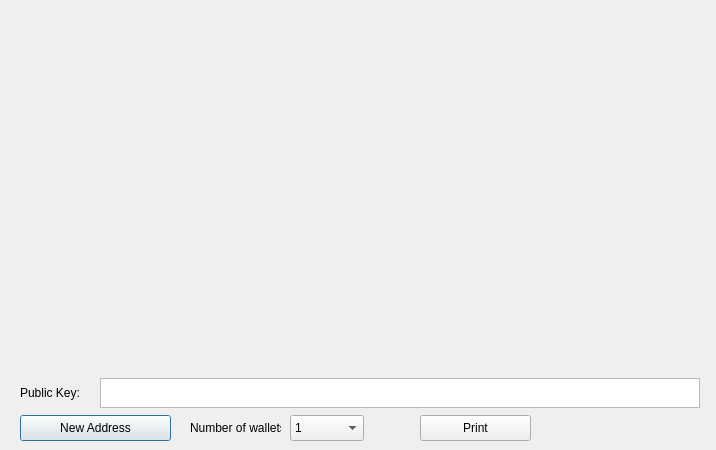
<?xml version="1.0" encoding="UTF-8"?>
<ui version="4.0">
 <class>PaperWalletDialog</class>
 <widget class="QDialog" name="PaperWalletDialog">
  <property name="geometry">
   <rect>
    <x>0</x>
    <y>0</y>
    <width>716</width>
    <height>450</height>
   </rect>
  </property>
  <property name="windowTitle">
   <string>Print Your Paper Wallets</string>
  </property>
  <widget class="QLabel" name="privateKeyQRCode">
   <property name="geometry">
    <rect>
     <x>524</x>
     <y>159</y>
     <width>149</width>
     <height>149</height>
    </rect>
   </property>
   <property name="text">
    <string/>
   </property>
   <property name="scaledContents">
    <bool>true</bool>
   </property>
  </widget>
  <widget class="QLabel" name="addressQRCode">
   <property name="geometry">
    <rect>
     <x>47</x>
     <y>86</y>
     <width>120</width>
     <height>120</height>
    </rect>
   </property>
   <property name="text">
    <string/>
   </property>
   <property name="scaledContents">
    <bool>true</bool>
   </property>
  </widget>
  <widget class="QPushButton" name="getNewAddress">
   <property name="geometry">
    <rect>
     <x>20</x>
     <y>415</y>
     <width>151</width>
     <height>26</height>
    </rect>
   </property>
   <property name="text">
    <string>New Address</string>
   </property>
   <property name="icon">
    <iconset resource="../vaperscoin.qrc">
     <normaloff>:/icons/add</normaloff>:/icons/add</iconset>
   </property>
  </widget>
  <widget class="QLabel" name="paperTemplate">
   <property name="geometry">
    <rect>
     <x>20</x>
     <y>10</y>
     <width>675</width>
     <height>362</height>
    </rect>
   </property>
   <property name="text">
    <string notr="true"/>
   </property>
   <property name="pixmap">
    <pixmap resource="../vaperscoin.qrc">:/images/paper_wallet</pixmap>
   </property>
  </widget>
  <widget class="VerticalLabel" name="addressText">
   <property name="geometry">
    <rect>
     <x>212</x>
     <y>20</y>
     <width>31</width>
     <height>341</height>
    </rect>
   </property>
   <property name="font">
    <font>
     <family>Monospace</family>
     <pointsize>12</pointsize>
     <weight>75</weight>
     <italic>false</italic>
     <bold>true</bold>
    </font>
   </property>
   <property name="text">
    <string/>
   </property>
   <property name="alignment">
    <set>Qt::AlignCenter</set>
   </property>
   <property name="textInteractionFlags">
    <set>Qt::TextSelectableByKeyboard|Qt::TextSelectableByMouse</set>
   </property>
  </widget>
  <widget class="VerticalLabel" name="privateKeyText">
   <property name="geometry">
    <rect>
     <x>500</x>
     <y>10</y>
     <width>31</width>
     <height>361</height>
    </rect>
   </property>
   <property name="font">
    <font>
     <family>Monospace</family>
     <pointsize>8</pointsize>
     <weight>50</weight>
     <italic>false</italic>
     <bold>false</bold>
    </font>
   </property>
   <property name="text">
    <string/>
   </property>
   <property name="scaledContents">
    <bool>true</bool>
   </property>
   <property name="alignment">
    <set>Qt::AlignCenter</set>
   </property>
   <property name="textInteractionFlags">
    <set>Qt::TextSelectableByKeyboard|Qt::TextSelectableByMouse</set>
   </property>
  </widget>
  <widget class="QPushButton" name="printButton">
   <property name="geometry">
    <rect>
     <x>420</x>
     <y>415</y>
     <width>111</width>
     <height>26</height>
    </rect>
   </property>
   <property name="text">
    <string>Print</string>
   </property>
   <property name="icon">
    <iconset resource="../vaperscoin.qrc">
     <normaloff>:/icons/receiving_addresses</normaloff>:/icons/receiving_addresses</iconset>
   </property>
  </widget>
  <widget class="QDialogButtonBox" name="buttonBox">
   <property name="geometry">
    <rect>
     <x>610</x>
     <y>415</y>
     <width>81</width>
     <height>26</height>
    </rect>
   </property>
   <property name="standardButtons">
    <set>QDialogButtonBox::NoButton</set>
   </property>
   <property name="centerButtons">
    <bool>true</bool>
   </property>
  </widget>
  <widget class="QLabel" name="label">
   <property name="geometry">
    <rect>
     <x>190</x>
     <y>415</y>
     <width>91</width>
     <height>26</height>
    </rect>
   </property>
   <property name="text">
    <string>Number of wallets</string>
   </property>
  </widget>
  <widget class="QComboBox" name="walletCount">
   <property name="geometry">
    <rect>
     <x>290</x>
     <y>415</y>
     <width>74</width>
     <height>26</height>
    </rect>
   </property>
   <property name="editable">
    <bool>false</bool>
   </property>
   <item>
    <property name="text">
     <string>1</string>
    </property>
   </item>
   <item>
    <property name="text">
     <string>2</string>
    </property>
   </item>
   <item>
    <property name="text">
     <string>3</string>
    </property>
   </item>
   <item>
    <property name="text">
     <string>4</string>
    </property>
   </item>
   <item>
    <property name="text">
     <string>5</string>
    </property>
   </item>
   <item>
    <property name="text">
     <string>6</string>
    </property>
   </item>
   <item>
    <property name="text">
     <string>7</string>
    </property>
   </item>
   <item>
    <property name="text">
     <string>8</string>
    </property>
   </item>
   <item>
    <property name="text">
     <string>9</string>
    </property>
   </item>
   <item>
    <property name="text">
     <string>10</string>
    </property>
   </item>
   <item>
    <property name="text">
     <string>11</string>
    </property>
   </item>
   <item>
    <property name="text">
     <string>12</string>
    </property>
   </item>
  </widget>
  <widget class="QTextEdit" name="publicKey">
   <property name="geometry">
    <rect>
     <x>100</x>
     <y>378</y>
     <width>600</width>
     <height>30</height>
    </rect>
   </property>
   <property name="undoRedoEnabled">
    <bool>false</bool>
   </property>
   <property name="readOnly">
    <bool>true</bool>
   </property>
   <property name="html">
    <string>&lt;!DOCTYPE HTML PUBLIC &quot;-//W3C//DTD HTML 4.0//EN&quot; &quot;http://www.w3.org/TR/REC-html40/strict.dtd&quot;&gt;
&lt;html&gt;&lt;head&gt;&lt;meta name=&quot;qrichtext&quot; content=&quot;1&quot; /&gt;&lt;style type=&quot;text/css&quot;&gt;
p, li { white-space: pre-wrap; }
&lt;/style&gt;&lt;/head&gt;&lt;body style=&quot; font-family:'Sans Serif'; font-size:9pt; font-weight:400; font-style:normal;&quot;&gt;
&lt;p style=&quot;-qt-paragraph-type:empty; margin-top:0px; margin-bottom:0px; margin-left:0px; margin-right:0px; -qt-block-indent:0; text-indent:0px;&quot;&gt;&lt;br /&gt;&lt;/p&gt;&lt;/body&gt;&lt;/html&gt;</string>
   </property>
   <property name="acceptRichText">
    <bool>false</bool>
   </property>
  </widget>
  <widget class="QLabel" name="label_2">
   <property name="geometry">
    <rect>
     <x>20</x>
     <y>380</y>
     <width>91</width>
     <height>26</height>
    </rect>
   </property>
   <property name="text">
    <string>Public Key:</string>
   </property>
  </widget>
  <zorder>getNewAddress</zorder>
  <zorder>paperTemplate</zorder>
  <zorder>addressQRCode</zorder>
  <zorder>privateKeyQRCode</zorder>
  <zorder>addressText</zorder>
  <zorder>privateKeyText</zorder>
  <zorder>printButton</zorder>
  <zorder>buttonBox</zorder>
  <zorder>label</zorder>
  <zorder>walletCount</zorder>
  <zorder>publicKey</zorder>
  <zorder>label_2</zorder>
 </widget>
 <customwidgets>
  <customwidget>
   <class>VerticalLabel</class>
   <extends>QLabel</extends>
   <header>verticallabel.h</header>
  </customwidget>
 </customwidgets>
 <resources>
  <include location="../vaperscoin.qrc"/>
 </resources>
 <connections>
  <connection>
   <sender>buttonBox</sender>
   <signal>rejected()</signal>
   <receiver>PaperWalletDialog</receiver>
   <slot>close()</slot>
   <hints>
    <hint type="sourcelabel">
     <x>650</x>
     <y>408</y>
    </hint>
    <hint type="destinationlabel">
     <x>357</x>
     <y>214</y>
    </hint>
   </hints>
  </connection>
 </connections>
</ui>
